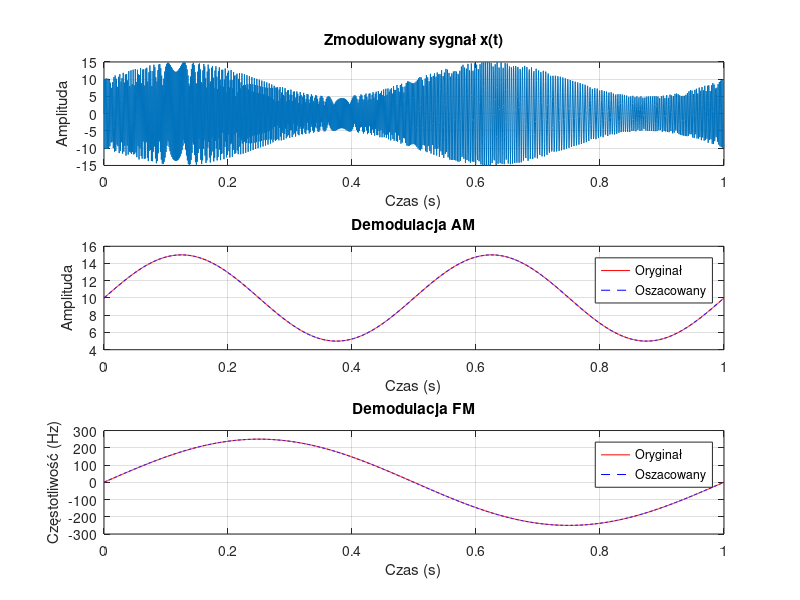
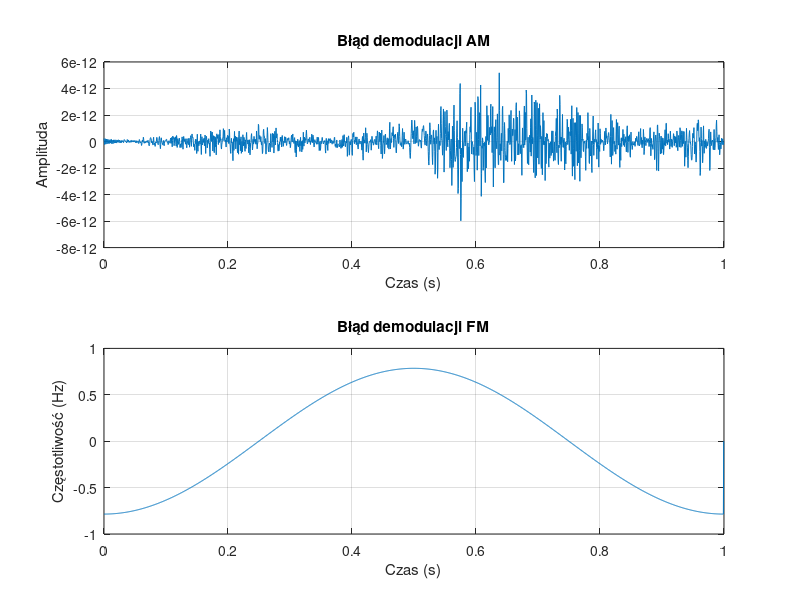
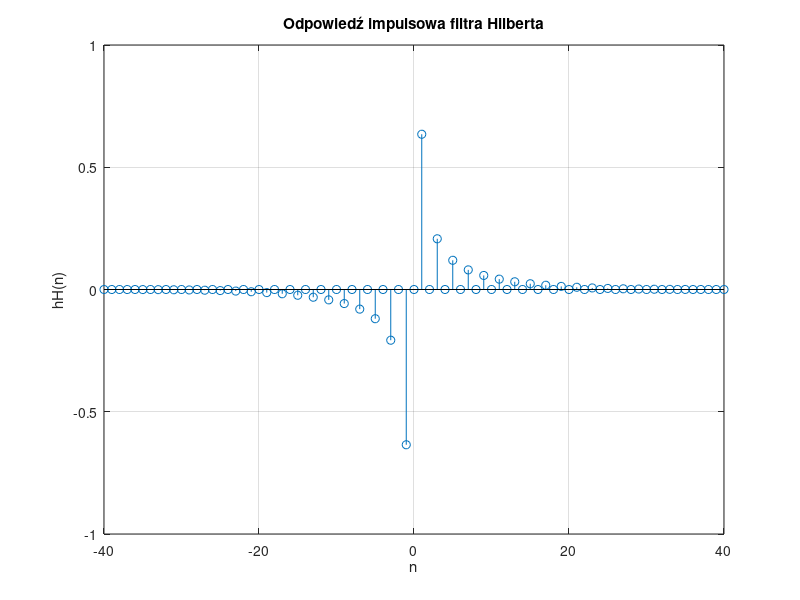
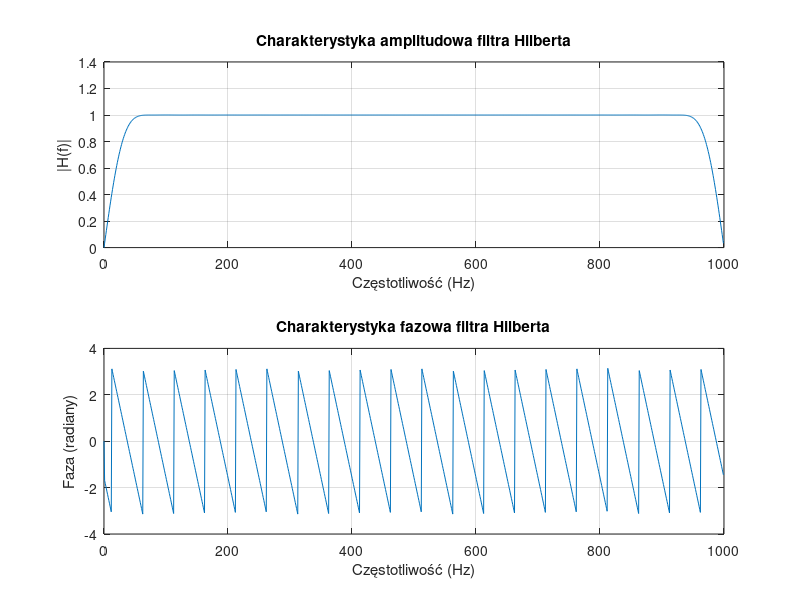

These charts were generated, in order, by the following MATLAB code:
%% Demodulacja AM oraz FM sygnału z użyciem filtra Hilberta
clear all; close all; clc;

%% Parametry sygnału
fpr = 2000; % Częstotliwość próbkowania (Hz)
dt = 1/fpr; % Okres próbkowania
Nx = fpr; % Liczba próbek
t = dt * (0:Nx-1); % Oś czasu

%% Generacja sygnału z modulacją AM i FM
A = 10; % Amplituda
kA = 0.5; % Współczynnik modulacji amplitudy
fA = 2; % Częstotliwość modulacji amplitudy
xA = A * (1 + kA * sin(2 * pi * fA * t)); % Sygnał AM

kF = 250; % Współczynnik modulacji częstotliwości
fF = 1; % Częstotliwość modulacji częstotliwości
xF = kF * sin(2 * pi * fF * t); % Sygnał FM

fc = 500; % Częstotliwość nośna
x = xA .* sin(2 * pi * (fc * t + cumsum(xF) * dt)); % Sygnał zmodulowany AM i FM

%% Obliczenie sygnału analitycznego
xa = hilbert(x); % Transformata Hilberta

%% Odtworzenie amplitudy sygnału
xA_est = abs(xa); % Amplituda sygnału

%% Odtworzenie kąta fazowego sygnału
ang = unwrap(angle(xa)); % Kąt fazowy sygnału

%% Odtworzenie częstotliwości sygnału
xF_est = (1/(2*pi)) * (diff(ang) / dt); % Chwilowa częstotliwość
xF_est = [xF_est, xF_est(end)]; % Dopasowanie rozmiarów wektorów

%% Rysowanie wyników
figure;
subplot(3,1,1);
plot(t, x);
title('Zmodulowany sygnał x(t)');
xlabel('Czas (s)');
ylabel('Amplituda');
grid on;

subplot(3,1,2);
plot(t, xA, 'r', t, xA_est, 'b--');
title('Demodulacja AM');
xlabel('Czas (s)');
ylabel('Amplituda');
legend('Oryginał', 'Oszacowany');
grid on;

subplot(3,1,3);
plot(t, xF, 'r', t, xF_est - fc, 'b--');
title('Demodulacja FM');
xlabel('Czas (s)');
ylabel('Częstotliwość (Hz)');
legend('Oryginał', 'Oszacowany');
grid on;

%% Obliczanie błędów demodulacji
error_AM = xA - xA_est;
error_FM = xF - (xF_est - fc);

% Rysowanie błędów demodulacji
figure;
subplot(2,1,1);
plot(t, error_AM);
title('Błąd demodulacji AM');
xlabel('Czas (s)');
ylabel('Amplituda');
grid on;

subplot(2,1,2);
plot(t, error_FM);
title('Błąd demodulacji FM');
xlabel('Czas (s)');
ylabel('Częstotliwość (Hz)');
grid on;

%% Implementacja filtra Hilberta w postaci cyfrowej FIR
M = 40; % Połowa długości filtra
n = -M:M; % Oś próbkowania
hH = (1 - cos(pi * n)) ./ (pi * n); % Odpowiedź impulsowa
hH(M+1) = 0; % Ustawienie wartości w zerze na 0
% window = chebwin(2*M+1, 100); % Okno Chebysheva
window = blackman(2*M+1); % Okno Blackmana
hH = hH .* window'; % Filtr z oknem

% Zastosowanie filtra Hilberta
y = conv(x, hH, 'same');

% Rysowanie odpowiedzi impulsowej filtra Hilberta
figure;
stem(n, hH);
title('Odpowiedź impulsowa filtra Hilberta');
xlabel('n');
ylabel('hH(n)');
grid on;

% Odpowiedź częstotliwościowa filtra Hilberta
[H, f] = freqz(hH, 1, 1024, fpr);
figure;
subplot(2,1,1);
plot(f, abs(H));
title('Charakterystyka amplitudowa filtra Hilberta');
xlabel('Częstotliwość (Hz)');
ylabel('|H(f)|');
grid on;

subplot(2,1,2);
plot(f, angle(H));
title('Charakterystyka fazowa filtra Hilberta');
xlabel('Częstotliwość (Hz)');
ylabel('Faza (radiany)');
grid on;

%% Demodulacja za pomocą filtra FIR Hilberta
xa_fir = x + 1i * y; % Sygnał analityczny z filtra FIR Hilberta

% Odtworzenie amplitudy i fazy
xA_est_fir = abs(xa_fir);
ang_fir = unwrap(angle(xa_fir));
xF_est_fir = (1/(2*pi)) * (diff(ang_fir) / dt);
xF_est_fir = [xF_est_fir, xF_est_fir(end)];

% Rysowanie wyników demodulacji za pomocą filtra FIR Hilberta
figure;
subplot(3,1,1);
plot(t, x);
title('Zmodulowany sygnał x(t) z użyciem filtra FIR Hilberta');
xlabel('Czas (s)');
ylabel('Amplituda');
grid on;

subplot(3,1,2);
plot(t, xA, 'r', t, xA_est_fir, 'b--');
title('Demodulacja AM z użyciem filtra FIR Hilberta');
xlabel('Czas (s)');
ylabel('Amplituda');
legend('Oryginał', 'Oszacowany');
grid on;

subplot(3,1,3);
plot(t, xF, 'r', t, xF_est_fir - fc, 'b--');
title('Demodulacja FM z użyciem filtra FIR Hilberta');
xlabel('Czas (s)');
ylabel('Częstotliwość (Hz)');
legend('Oryginał', 'Oszacowany');
grid on;

%% Obliczanie błędów demodulacji dla filtra FIR Hilberta
error_AM_fir = xA - xA_est_fir;
error_FM_fir = xF - (xF_est_fir - fc);

% Rysowanie błędów demodulacji dla filtra FIR Hilberta
figure;
subplot(2,1,1);
plot(t, error_AM_fir);
title('Błąd demodulacji AM z użyciem filtra FIR Hilberta');
xlabel('Czas (s)');
ylabel('Amplituda');
grid on;

subplot(2,1,2);
plot(t, error_FM_fir);
title('Błąd demodulacji FM z użyciem filtra FIR Hilberta');
xlabel('Czas (s)');
ylabel('Częstotliwość (Hz)');
grid on;